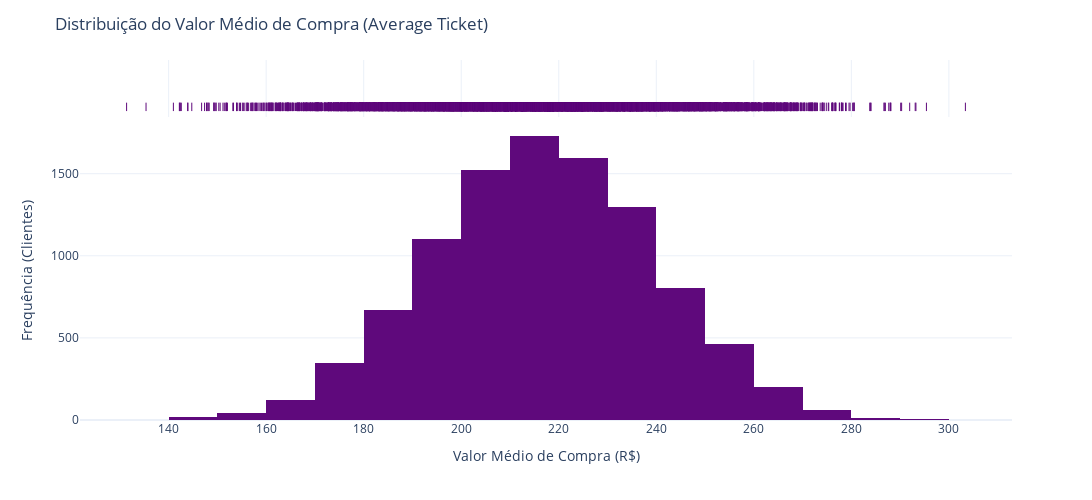

The code cell stored with this chart in its notebook:
### Markdown cell above
## 2.5- Análise da Distribuição do Valor Médio de Compra (Average Ticket)

Analisando variáveis específicas que podem ser cruciais para entender o comportamento do cliente, como 'status', 'last_date_purchase', 'average_ticket', etc.

### Code cell
# Criando o histograma com Plotly
fig = px.histogram(
    data, 
    x='average_ticket', 
    nbins=30, 
    marginal='rug',  # Opção para adicionar uma representação "rug" na margem
    color_discrete_sequence=["#5F097C"],  # Utilizando cor roxa
     width=1300, height=500)

# Personalizando o gráfico
fig.update_layout(
    title='Distribuição do Valor Médio de Compra (Average Ticket)',
    xaxis_title='Valor Médio de Compra (R$)',
    yaxis_title='Frequência (Clientes)',
    template='plotly_white'
)

fig.write_image('imgs/average_ticket.png')
# Mostrando o gráfico
fig.show()

### Figure 1 — Plotly figure (JSON) as saved in the notebook; plotly's stock layout.template omitted (floating-point values rounded to 4 significant figures; data arrays with more than 128 entries replaced by an {"elided": "..."} marker saying what was removed)
{"data": [{"alignmentgroup": "True", "bingroup": "x", "hovertemplate": "average_ticket=%{x}<br>count=%{y}<extra></extra>", "legendgroup": "", "marker": {"color": "#5F097C", "pattern": {"shape": ""}}, "name": "", "nbinsx": 30, "offsetgroup": "", "orientation": "v", "showlegend": false, "type": "histogram", "x": {"elided": "10000 float values"}, "xaxis": "x", "yaxis": "y"}, {"alignmentgroup": "True", "boxpoints": "all", "fillcolor": "rgba(255,255,255,0)", "hoveron": "points", "hovertemplate": "average_ticket=%{x}<extra></extra>", "jitter": 0, "legendgroup": "", "line": {"color": "rgba(255,255,255,0)"}, "marker": {"color": "#5F097C", "symbol": "line-ns-open"}, "name": "", "offsetgroup": "", "showlegend": false, "type": "box", "x": {"elided": "10000 float values"}, "xaxis": "x2", "yaxis": "y2"}], "layout": {"barmode": "relative", "height": 500, "legend": {"tracegroupgap": 0}, "margin": {"t": 60}, "title": {"text": "Distribuição do Valor Médio de Compra (Average Ticket)"}, "width": 1300, "xaxis": {"anchor": "y", "domain": [0, 1], "title": {"text": "Valor Médio de Compra (R$)"}}, "xaxis2": {"anchor": "y2", "domain": [0, 1], "matches": "x", "showgrid": true, "showticklabels": false}, "yaxis": {"anchor": "x", "domain": [0, 0.8316], "title": {"text": "Frequência (Clientes)"}}, "yaxis2": {"anchor": "x2", "domain": [0.8416, 1], "matches": "y2", "showgrid": false, "showline": false, "showticklabels": false, "ticks": ""}}}
